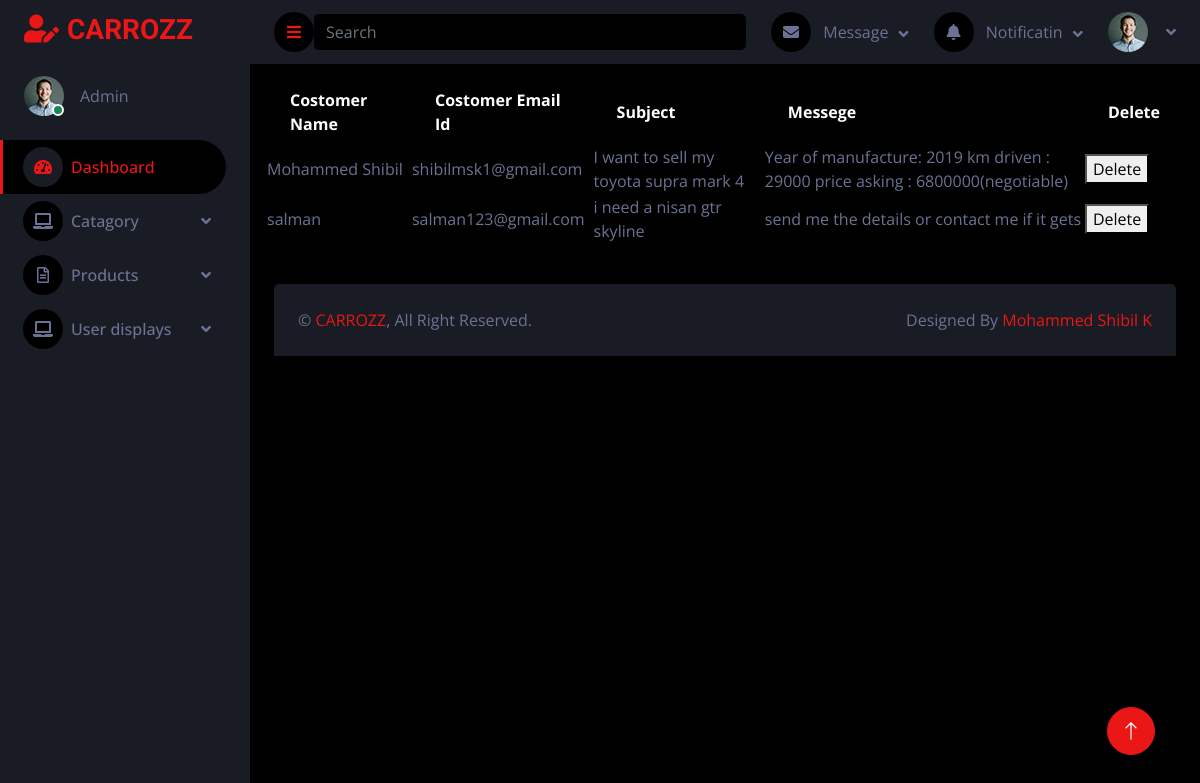
The page /carapp/displaycontact/ on the database its author committed.
### carwebapp/models.py (models this page shows)
class contactdb(models.Model):
    Yname = models.CharField(max_length=100, null=True, blank=True)
    Yemail = models.EmailField(max_length=100, null=True, blank=True)
    Subjct = models.CharField(max_length=100, null=True, blank=True)
    Messeges = models.CharField(max_length=100, null=True, blank=True)

### carapp/views.py (the view)
# urls.py: path('displaycontact/', views.displaycontact, name="displaycontact"),
def displaycontact(request):
    contact = contactdb.objects.all()
    return render(request, "displaycontact.html", {'contact':contact})

### carapp/templates/displaycontact.html (shortened to what this page needs)
<!DOCTYPE html>
{% extends 'index.html' %}
{% block content %}
<html lang="en">
<head>
</head>
<body>
<div class="p-3">
        <table class="table-fixed">
            <thead>
              <tr>
                <th class="border-b bg-black text-white w-1/2 px-4 py-2">Costomer Name</th>
                <th class="border-b bg-black text-white w-1/2 px-4 py-2">Costomer Email Id</th>
                <th class="border-b bg-black text-white w-1/2 px-4 py-2">Subject</th>
                <th class="border-b bg-black text-white w-1/2 px-4 py-2">Messege</th>
                <th class="border-b bg-black text-white w-1/4 px-4 py-2">Delete</th>
              </tr>
            </thead>
             {% for j in contact %}
            <tbody>
              <tr>
                  <td>{{j.Yname}}</td>
                  <td>{{j.Yemail}}</td>
                  <td>{{j.Subjct}}</td>
                  <td>{{j.Messeges}}</td>
                  <td>
                    <form action="{% url 'deletecontact' contactid=j.id %}">
                      <button type="submit">Delete</button>
                    </form>
                  </td>
              </tr>
            </tbody>
             {% endfor %}
        </table>
</div>
</body>
</html>
{% endblock %}

### carapp/static/css/style.css (style rules this page uses)
:root { --primary: #EB1616; --secondary: #191C24; --light: #6C7293; --dark: #000000; }

### rows shown on the page
contactdb: Yname "Mohammed Shibil", Yemail "shibilmsk1@gmail.com", Subjct "I want to sell my toyota supra mark 4", Messeges "Year of manufacture: 2019 km driven : 29000 price asking : 6800000(negotiable)"
contactdb: Yname "salman", Yemail "salman123@gmail.com", Subjct "i need a nisan gtr skyline", Messeges "send me the details or contact me if it gets"
